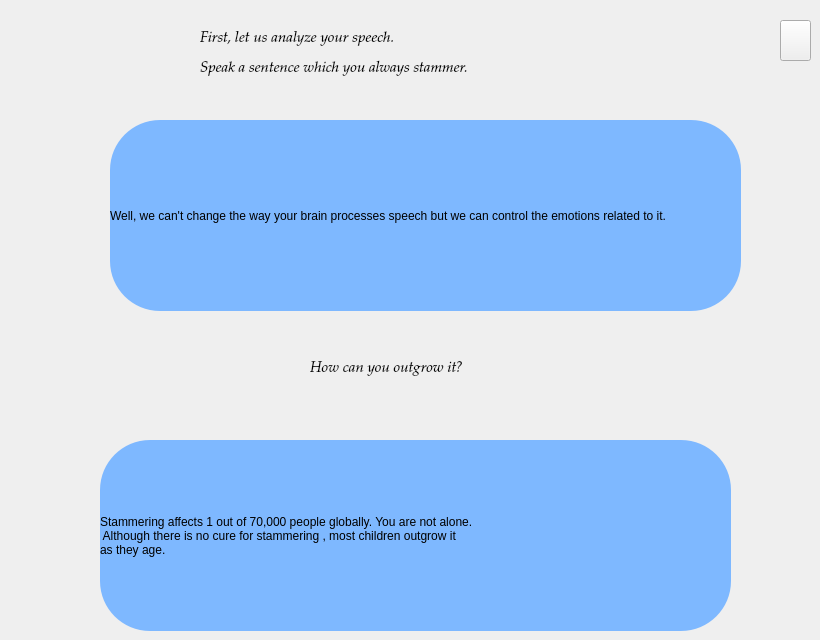
        <widget class="QWidget" name="page_12">
         <property name="styleSheet">
          <string notr="true"/>
         </property>
         <widget class="QLabel" name="label_23">
          <property name="geometry">
           <rect>
            <x>200</x>
            <y>10</y>
            <width>451</width>
            <height>91</height>
           </rect>
          </property>
          <property name="font">
           <font>
            <family>Palatino Linotype</family>
            <pointsize>11</pointsize>
           </font>
          </property>
          <property name="styleSheet">
           <string notr="true">background-color:&quot;pink&quot;;
border-radius:20px;
</string>
          </property>
          <property name="text">
           <string>&lt;html&gt;&lt;head/&gt;&lt;body&gt;&lt;p&gt;&lt;span style=&quot; font-style:italic;&quot;&gt;First, let us analyze your speech.&lt;/span&gt;&lt;/p&gt;&lt;p&gt;&lt;span style=&quot; font-style:italic;&quot;&gt;Speak a sentence which you always stammer.&lt;/span&gt;&lt;/p&gt;&lt;/body&gt;&lt;/html&gt;</string>
          </property>
         </widget>
         <widget class="QPushButton" name="pushButton_12">
          <property name="geometry">
           <rect>
            <x>780</x>
            <y>20</y>
            <width>31</width>
            <height>41</height>
           </rect>
          </property>
          <property name="styleSheet">
           <string notr="true">image: url(:/newPrefix/download.jpg);
color:&quot;red&quot;;</string>
          </property>
          <property name="text">
           <string/>
          </property>
         </widget>
         <widget class="QLabel" name="label_24">
          <property name="geometry">
           <rect>
            <x>110</x>
            <y>120</y>
            <width>631</width>
            <height>191</height>
           </rect>
          </property>
          <property name="styleSheet">
           <string notr="true">background-color:rgb(126, 184, 255);
font: 12pt &quot;Segoe Script&quot;;
border-radius:50px;
</string>
          </property>
          <property name="text">
           <string>Well, we can't change the way your brain processes speech but we can control the emotions related to it.</string>
          </property>
          <property name="scaledContents">
           <bool>false</bool>
          </property>
          <property name="wordWrap">
           <bool>true</bool>
          </property>
         </widget>
         <widget class="QLabel" name="label_25">
          <property name="geometry">
           <rect>
            <x>310</x>
            <y>340</y>
            <width>201</width>
            <height>61</height>
           </rect>
          </property>
          <property name="font">
           <font>
            <family>Palatino Linotype</family>
            <pointsize>11</pointsize>
           </font>
          </property>
          <property name="styleSheet">
           <string notr="true">background-color:&quot;pink&quot;;
border-radius:20px;
</string>
          </property>
          <property name="text">
           <string>&lt;html&gt;&lt;head/&gt;&lt;body&gt;&lt;p&gt;&lt;span style=&quot; font-style:italic;&quot;&gt;How can you outgrow it?&lt;/span&gt;&lt;/p&gt;&lt;/body&gt;&lt;/html&gt;</string>
          </property>
         </widget>
         <widget class="QLabel" name="label_26">
          <property name="geometry">
           <rect>
            <x>100</x>
            <y>440</y>
            <width>631</width>
            <height>191</height>
           </rect>
          </property>
          <property name="styleSheet">
           <string notr="true">background-color:rgb(126, 184, 255);
font: 12pt &quot;Segoe Script&quot;;
border-radius:50px;
</string>
          </property>
          <property name="text">
           <string>Stammering affects 1 out of 70,000 people globally. You are not alone.
 Although there is no cure for stammering , most children outgrow it 
as they age.</string>
          </property>
          <property name="scaledContents">
           <bool>false</bool>
          </property>
          <property name="wordWrap">
           <bool>true</bool>
          </property>
         </widget>
        </widget>
